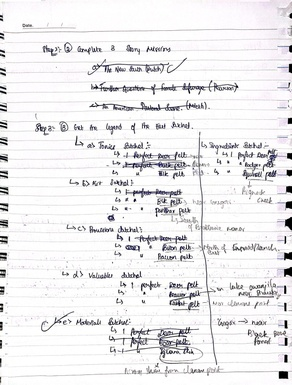
#> input picture DL/ComputerVision/OpenCV/handwritten.jpg, 292 x 385 px, shrunk from 1215 x 1600 before the run
$ jupyter execute image_segmentation.ipynb
#> lines starting #> are read from the running program, lines starting #| are printed output that depends on the picture; after the words box and inside, x2 and y2 are one past the last pixel; in counts of white or black regions, pixels touching at a corner belong together
[cell 1]
import cv2
import numpy as np
import matplotlib.pyplot as plt

[cell 2]
image = cv2.imread("./handwritten.jpg", 0)
#> image: shape (385, 292); min 0, max 255, mean 236.1

plt.imshow(image, cmap='grey')

[cell 3]
retval, binary = cv2.threshold(image, 150, 255, cv2.THRESH_BINARY)
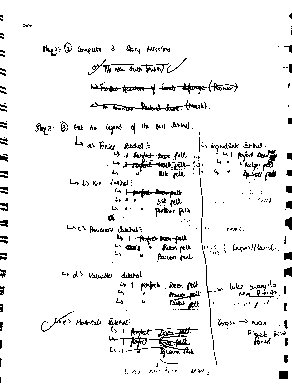
#> binary: shape (385, 292); 93.7% white; black in thin lines or dots

plt.figure(figsize=(12,7))

plt.imshow(binary, cmap='grey')
plt.show()

[cell 4]
# Adaptive thresholding

adaptive_m = cv2.adaptiveThreshold(image, 255, cv2.ADAPTIVE_THRESH_MEAN_C, cv2.THRESH_BINARY, 11, 15)
#> adaptive_m: shape (385, 292); 86.6% white; black in thin lines or dots

adaptive_g = cv2.adaptiveThreshold(image, 255, cv2.ADAPTIVE_THRESH_GAUSSIAN_C, cv2.THRESH_BINARY, 11, 15)
#> adaptive_g: shape (385, 292); 88.5% white; black in thin lines or dots

[cell 5]
plt.imshow(adaptive_m, cmap='grey')
plt.title("Adaptive mean thresholding")
plt.show()

[cell 6]
plt.imshow(adaptive_g, cmap='grey')
plt.title("Adaptive gaussian thresholding")
plt.show()

[cell 7]
# K- means clustering

image = cv2.imread("./shapes.jpg")
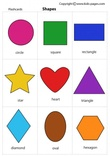
#> input picture DL/ComputerVision/OpenCV/shapes.jpg, 110 x 156 px, shrunk from 459 x 650 before the run
#> image is the input picture: shape (156, 110, 3); mean B, G, R 209.7, 209.9, 221.4
image = cv2.cvtColor(image, cv2.COLOR_BGR2RGB)
pixel_values = image.reshape((-1, 3))
pixel_values = np.float32(pixel_values)

[cell 8]
criteria = (cv2.TERM_CRITERIA_EPS + cv2.TERM_CRITERIA_MAX_ITER, 100, 0.2)
k = 3

_, labels, centers = cv2.kmeans(pixel_values, k, None, criteria, 10, cv2.KMEANS_RANDOM_CENTERS)
#> labels = 17160 values, max 2 at index 294, min 0 at index 2216, mean 0.981; centers = [[202.1, 90.2, 55.35], [251, 250.7, 250.3], [73.68, 113.4, 154.5]]

[cell 9]
centers = np.uint8(centers)
#> centers = [[202, 90, 55], [250, 250, 250], [73, 113, 154]]
segmented_image = centers[labels.flatten()]
segmented_image = segmented_image.reshape(image.shape)

# Creating subplots

plt.figure(figsize=(12,7))

plt.subplot(1,2,1)
plt.imshow(image)
plt.title("Original image")

plt.subplot(1,2,2)
plt.imshow(segmented_image)
plt.title("Segmented image")

plt.show()

## Watershed algorithm

[cell 10]
coin_image = cv2.imread("./coins.jpg")
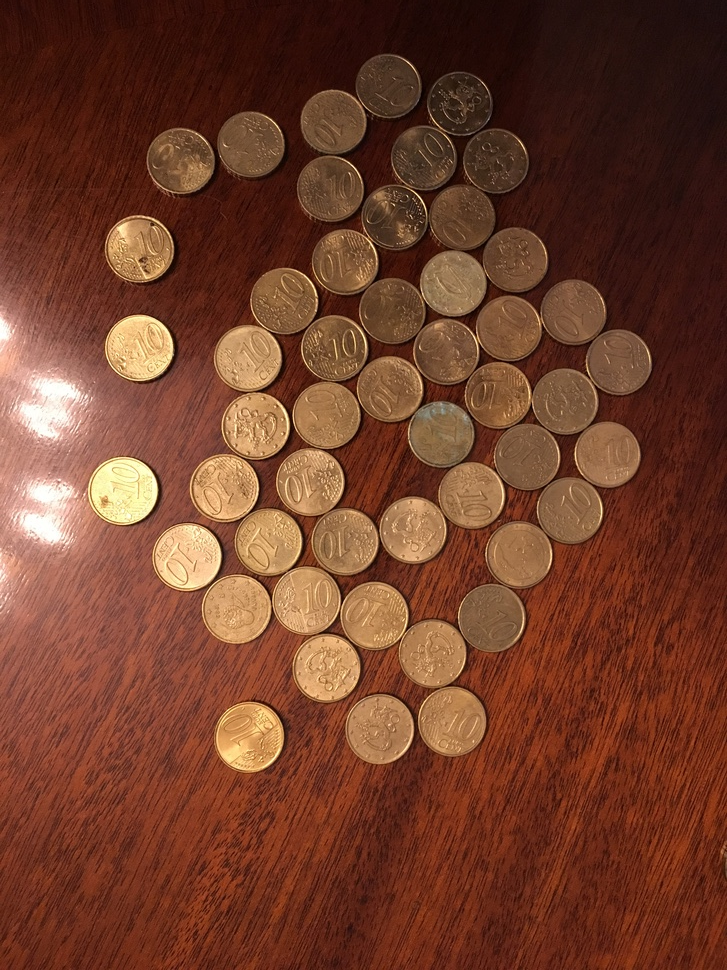
#> input picture DL/ComputerVision/OpenCV/coins.jpg, 727 x 970 px, shrunk from 3024 x 4032 before the run
#> coin_image is the input picture: shape (970, 727, 3); mean B, G, R 42.4, 62.7, 112.9
coin_image_rgb = cv2.cvtColor(coin_image, cv2.COLOR_BGR2RGB)

[cell 11]
coin_image_original = coin_image.copy()

[cell 12]
plt.imshow(coin_image_rgb)

[cell 13]
image_gray = cv2.cvtColor(coin_image, cv2.COLOR_BGR2GRAY)
plt.imshow(image_gray, cmap='gray')

[cell 14]
## Thresholding

_, thresh = cv2.threshold(image_gray, 130,255, cv2.THRESH_BINARY_INV)
#> thresh: shape (970, 727); 87% white; 1238 black regions (1118 under 20 px), largest, box (x1, y1, x2, y2) and area: (0, 300, 158, 627) 25680, (215, 702, 284, 773) 3697, (202, 575, 271, 644) 3624

plt.imshow(thresh, cmap='gray')

[cell 15]
## Noise removal - using morphology

kernel = np.ones((3,3), np.uint8)
opening = cv2.morphologyEx(thresh, cv2.MORPH_OPEN, kernel, iterations=4)
#> opening: shape (970, 727); 82% white; 199 black regions (160 under 20 px), largest, box (x1, y1, x2, y2) and area: (152, 267, 505, 764) 70199, (0, 295, 158, 648) 31126, (214, 702, 284, 773) 3880

[cell 16]
plt.imshow(opening, cmap='gray')

[cell 17]
# Background removal

sure_bg = cv2.dilate(opening, kernel, iterations = 3)
#> sure_bg: shape (970, 727); 86.2% white; 44 black regions (18 under 20 px), largest, box (x1, y1, x2, y2) and area: (155, 280, 501, 761) 54352, (0, 303, 155, 640) 28602, (217, 705, 281, 769) 3070

[cell 18]
plt.imshow(sure_bg, cmap='gray')

[cell 19]
# Foreground seperation
dist_transform = cv2.distanceTransform(opening, cv2.DIST_L2,5)

[cell 20]
plt.imshow(dist_transform, cmap='gray')

[cell 21]
_, sure_fg = cv2.threshold(dist_transform, 0.2 * dist_transform.max(),255,0)
#> sure_fg: shape (970, 727) float32; 36.5% white; 2 white regions, box (x1, y1, x2, y2) and area: (0, 0, 727, 970) 220950, (0, 0, 382, 246) 36381
sure_fg = np.uint8(sure_fg)

[cell 22]
plt.imshow(sure_fg, cmap='gray')

[cell 23]
# Unclear/ Unknown region

unknown = cv2.subtract(sure_bg, sure_fg)
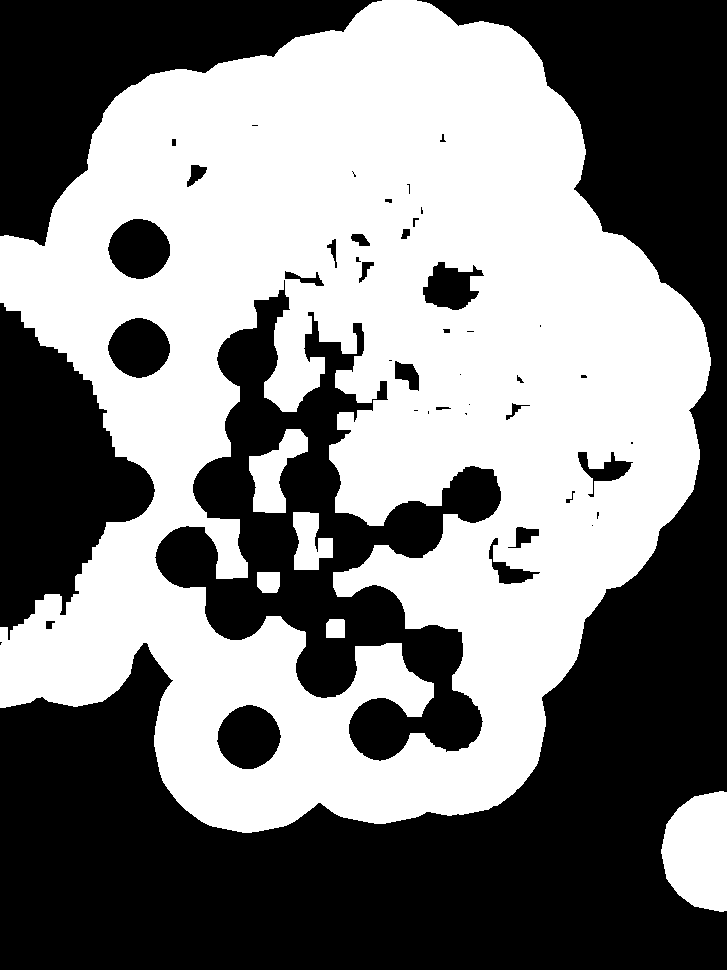
#> unknown: shape (970, 727); 49.7% white; 6 white regions, box (x1, y1, x2, y2) and area: (0, 0, 711, 833) 339489, (661, 791, 727, 912) 6366, (249, 429, 308, 513) 2515, (293, 512, 333, 570) 1596, (257, 572, 280, 593) 452, (326, 619, 345, 638) 351
plt.imshow(unknown, cmap='gray')

[cell 24]
# Finding markers

_, markers = cv2.connectedComponents(sure_fg)
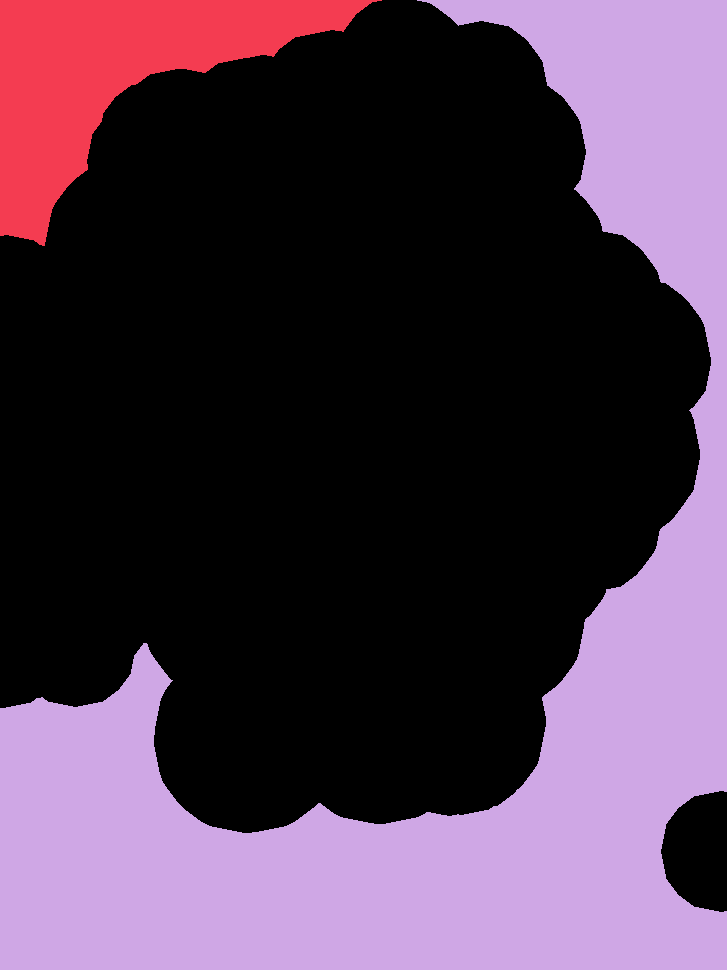
#> markers: shape (970, 727) int32; 3 distinct labels, from 0 to 2; one colour per label, 0 black

[cell 25]
markers = markers + 1
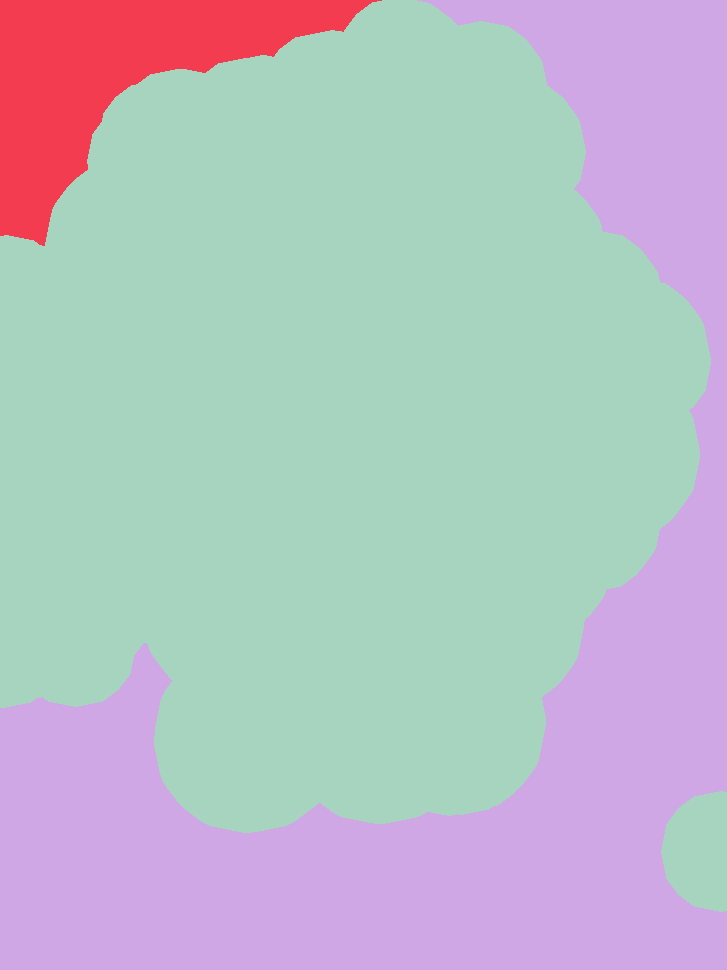
#> markers: shape (970, 727) int32; 3 distinct labels, from 1 to 3; one colour per label, 0 black
markers[unknown == 255] = 0
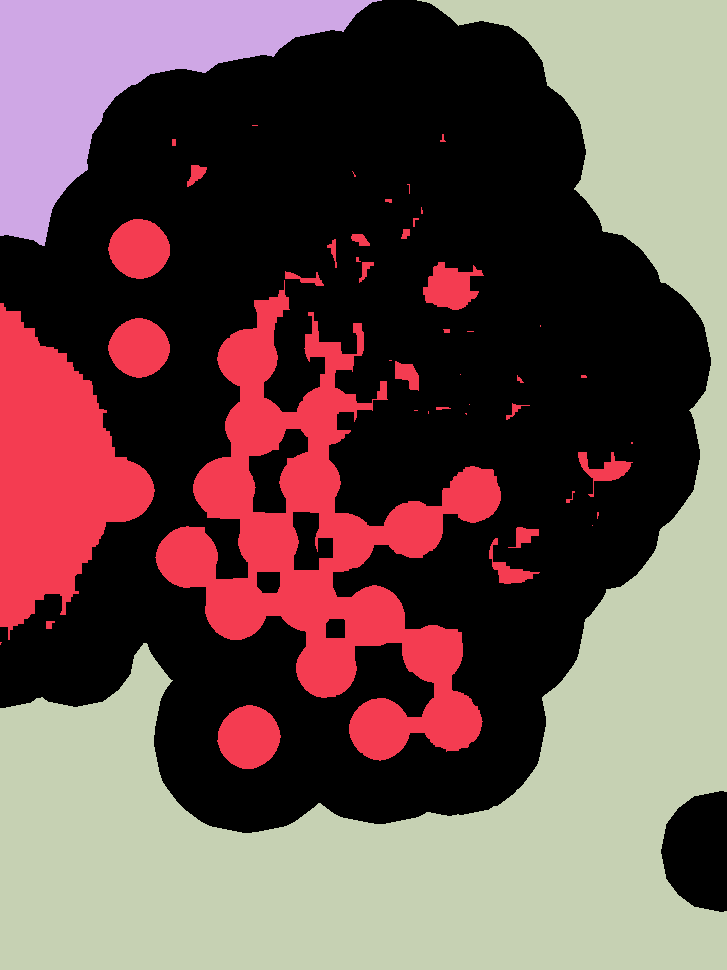
#> markers: shape (970, 727) int32; 4 distinct labels, from 0 to 3; one colour per label, 0 black

[cell 26]
plt.imshow(markers)

[cell 27]
# Watershed

new_markers = cv2.watershed(coin_image,markers)
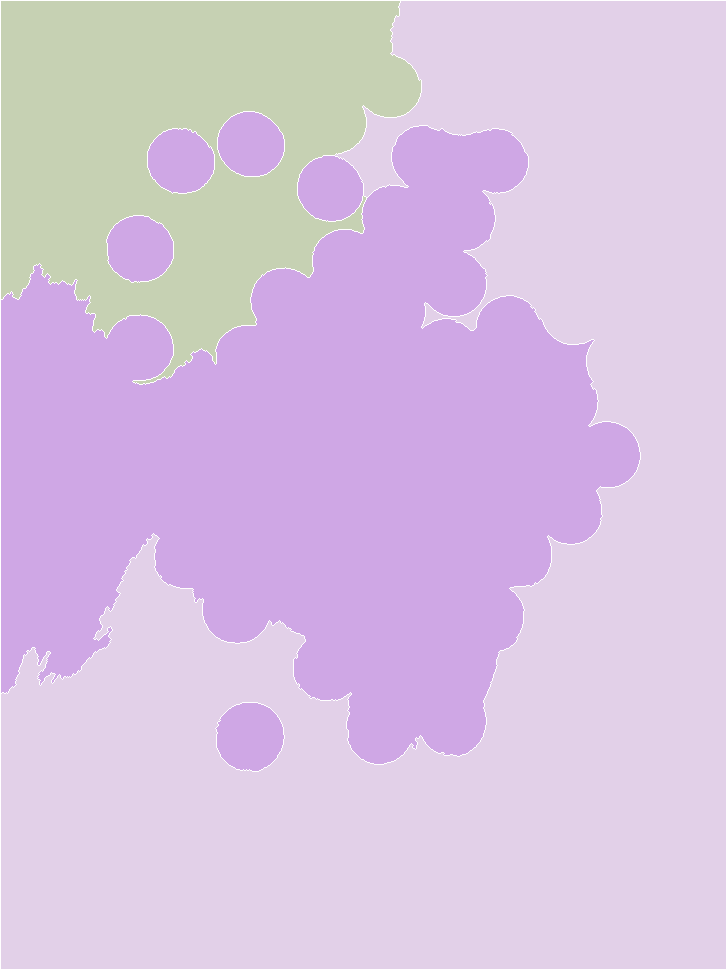
#> new_markers: shape (970, 727) int32; 4 distinct labels, from -1 to 3; one colour per label, 0 black, -1 white

[cell 28]
plt.imshow(new_markers)

[cell 29]
# Saving interested componenets

coin_mask = np.zeros_like(image_gray)

[cell 30]
if image_gray.shape == coin_mask.shape:
    pass

[cell 31]
unique_labels = np.unique(markers)
#> unique_labels = [-1, 1, 2, 3]

[cell 32]
instance_number = 1
font = cv2.FONT_HERSHEY_COMPLEX

for label in unique_labels:
    if label == 0 or label == -1:
        continue

    mask = np.uint8(markers == label)
    contours, _ = cv2.findContours(mask, cv2.RETR_EXTERNAL, cv2.CHAIN_APPROX_SIMPLE)

    for contour in contours:
        area = cv2.contourArea(contour)
        perimeter = cv2.arcLength(contour, True)

        if perimeter == 0:
            continue

        circularity = 4 * np.pi * (area / (perimeter*perimeter))

        if 0.7 < circularity < 1.2 and area>1000:
            cv2.drawContours(coin_image_original, [contour], -1, (0,255,0),2 )
            x,y,w,h = cv2.boundingRect(contour)
            cv2.putText(coin_image_original, f"Coin {instance_number}",(x,y-10,), font, 0.6, (255,0,0),2)
            coin_mask = cv2.bitwise_or(coin_mask, mask)
            cv2.rectangle(coin_image_original, (x-5,y-5),(x+w+5, y+h+5), (160,150,250),2)
            instance_number += 1
#> this loop made 4 passes
#> label on pass 1: -1
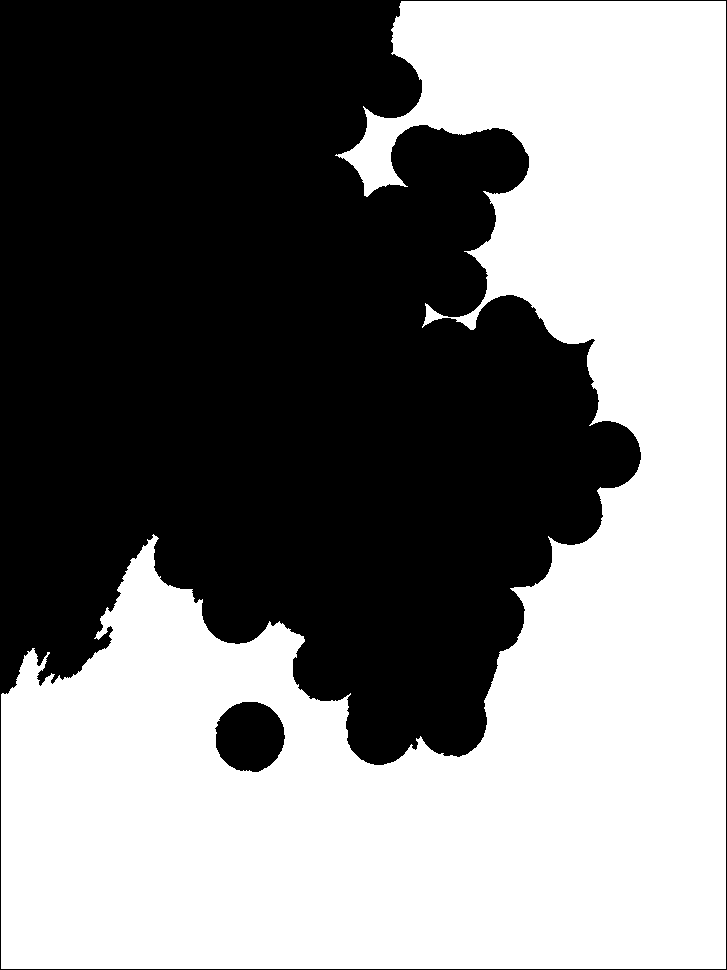
#> mask: shape (970, 727); values 0 (black) and 1 (white), 49.9% white; 1 white region, box (x1, y1, x2, y2) and area: (1, 1, 726, 969) 352159
#> after the loop, instance_number = 6

[cell 33]
plt.figure(figsize=(15,10))

plt.subplot(1,3,1)
plt.imshow(coin_image)

plt.subplot(1,3,2)
plt.imshow(coin_image_original)

plt.subplot(1,3,3,)
plt.imshow(coin_mask)
#> figure, not shown here; B, G, R data is drawn as R, G, B
